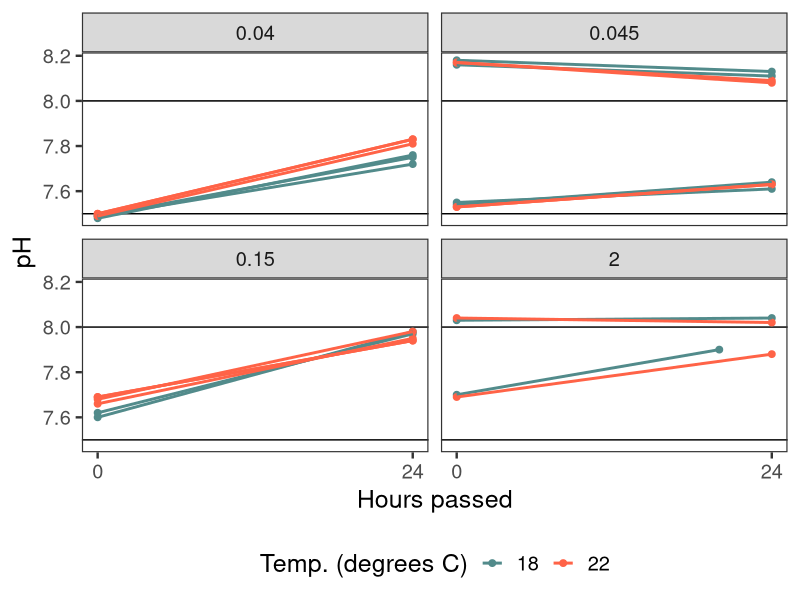
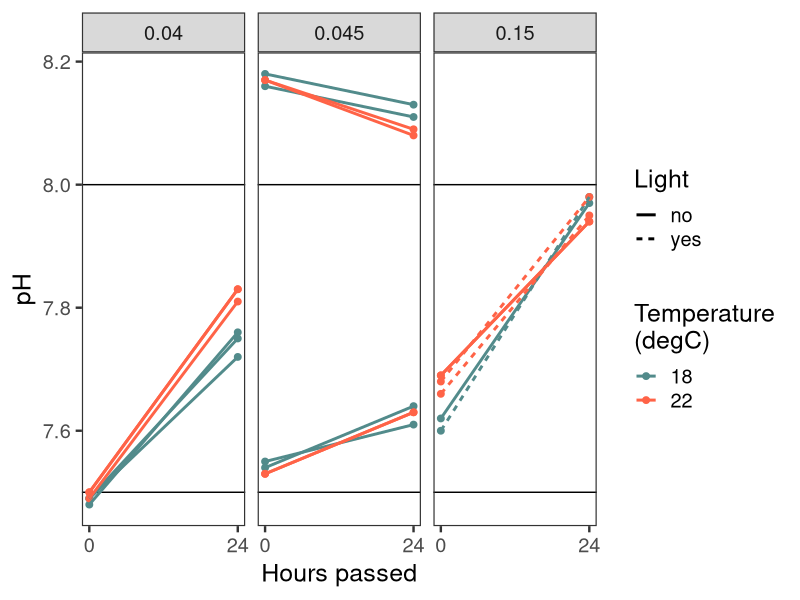

The R source for these figures, in order: (Note: this script raises an error after producing the figures.)
## ---- chunk 1
library(tidyverse)

tubes = read_csv(file = "Data/method_valid/tube_pH.csv")
holding = read_csv(file = "Data/method_valid/pH_tests.csv")
## ---- chunk 2
ggplot(holding, aes(x = hrs, y = pH, colour = factor(temp), group = vessel_id)) + 
  facet_wrap(volume~.) + 
  geom_hline(yintercept = c(7.5, 8)) + 
  geom_point(size = 2) +
  geom_line(size = 1) + 
  scale_colour_manual(values = c(
    "18" = "darkslategray4", 
    "22" = "tomato1"
  )) + 
  scale_x_continuous(breaks = c(0,24)) +
  labs(x = "Hours passed",
       colour = "Temp. (degrees C)") + 
  theme_bw(base_size = 18) + 
  theme(panel.grid = element_blank(),
        legend.position = "bottom")
## ---- chunk 3
holding %>%  
  filter(!str_detect(vessel_id, pattern = "_")) %>% 
  ggplot(aes(x = hrs, y = pH, colour = factor(temp), linetype = light, group = vessel_id)) + 
  facet_wrap(volume~.) + 
  geom_hline(yintercept = c(7.5, 8)) + 
  geom_point(size = 2) +
  geom_line(size = 1) + 
  scale_colour_manual(values = c(
    "18" = "darkslategray4", 
    "22" = "tomato1"
  )) + 
  scale_x_continuous(breaks = c(0,24)) +
  labs(x = "Hours passed", 
       y = "pH", 
       colour = "Temperature\n(degC)",
       linetype = "Light") + 
  theme_bw(base_size = 18) + 
  theme(panel.grid = element_blank())
## ---- chunk 4
ggplot(filter(tubes, trial == 1), aes(x = time, y = pH, group = tube, colour = temp, linetype = cover)) + 
  facet_wrap(volume~.) +  
  geom_line(size = 2) + 
  scale_colour_manual(values = c(
    "rt" = "slateblue",
    "wb" = "coral"
  )) + 
  scale_x_continuous(breaks = c(0,1)) + 
  theme_bw(base_size = 18) + 
  theme(panel.grid = element_blank())
## ---- chunk 5
ggplot(filter(tubes, trial == 2), aes(x = time, y = pH, group = tube, colour = factor(volume))) + 
  facet_wrap(volume~.) +
  geom_hline(yintercept = 7.5) + 
  geom_line(size = 2) + 
  scale_colour_manual(values = c(
    "10" = "lightcyan3",
    "20" = "lightskyblue4"
  )) + 
  scale_x_continuous(breaks = c(0,1)) + 
  theme_bw(base_size = 18) + 
  theme(panel.grid = element_blank(),
        legend.position = "none")
